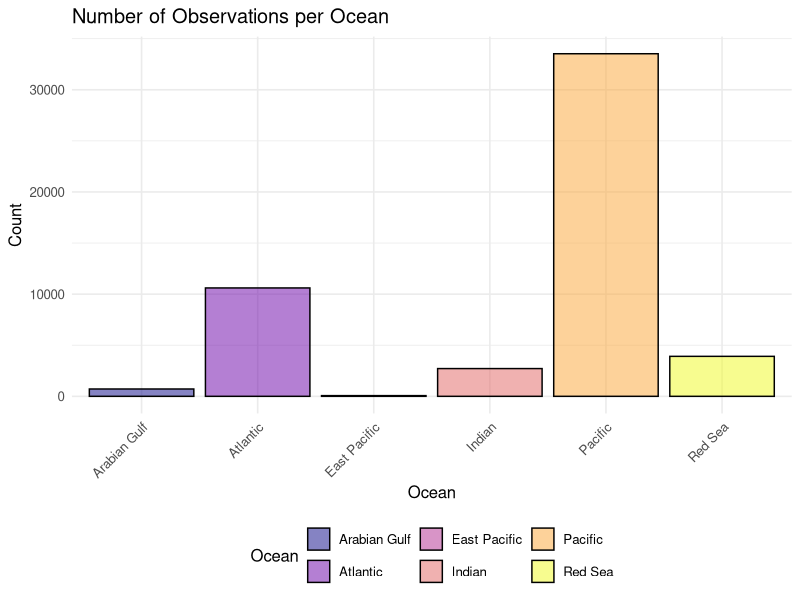
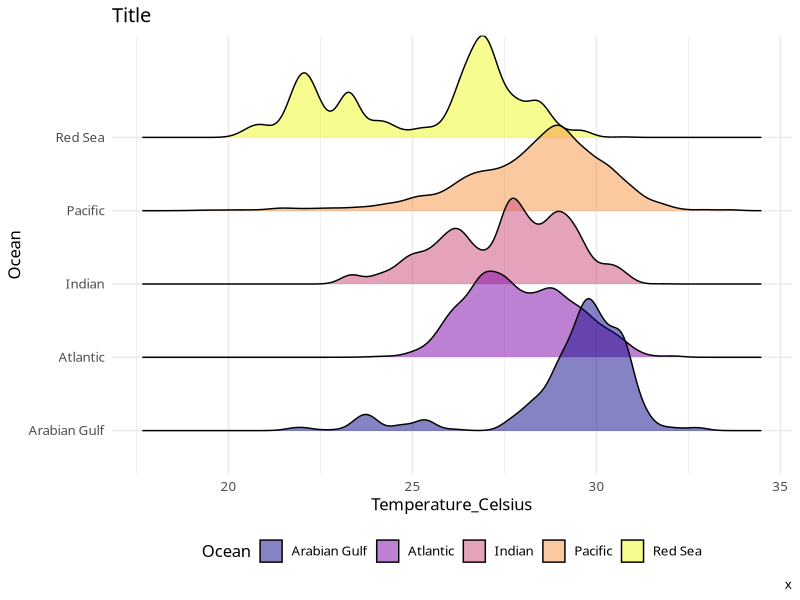
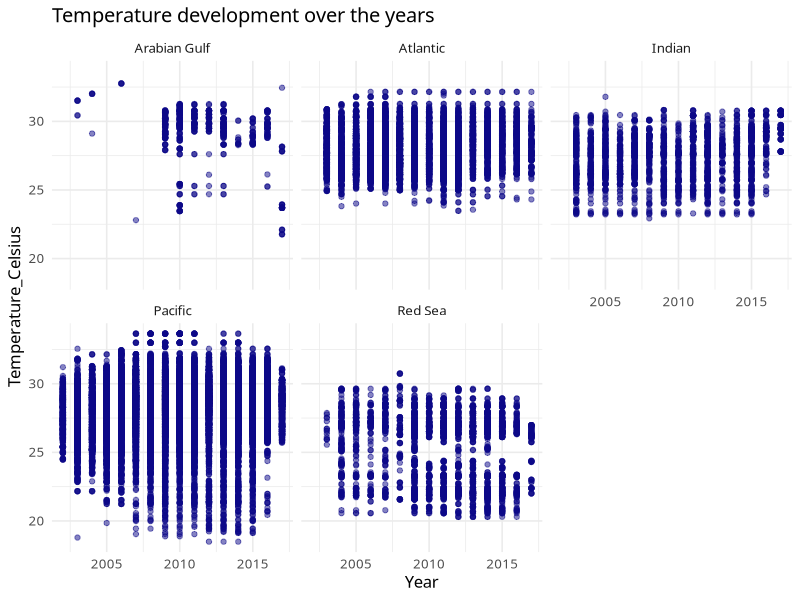
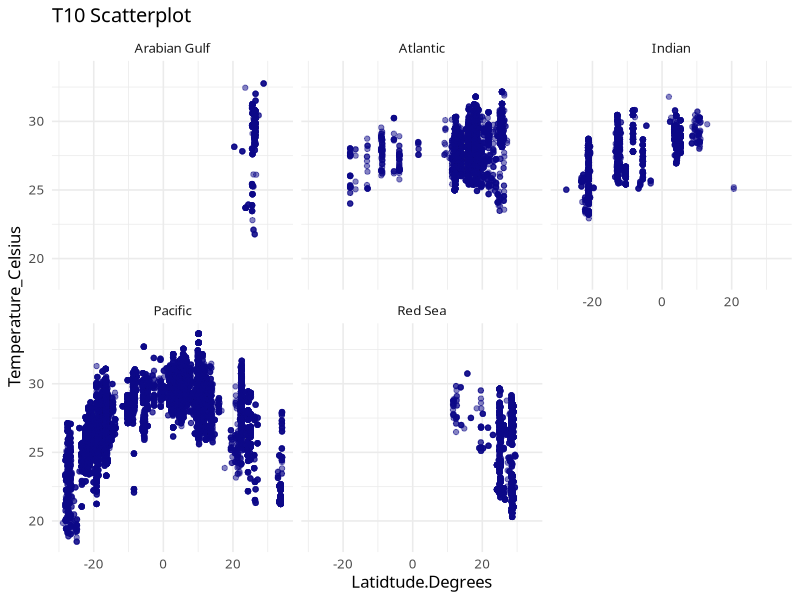
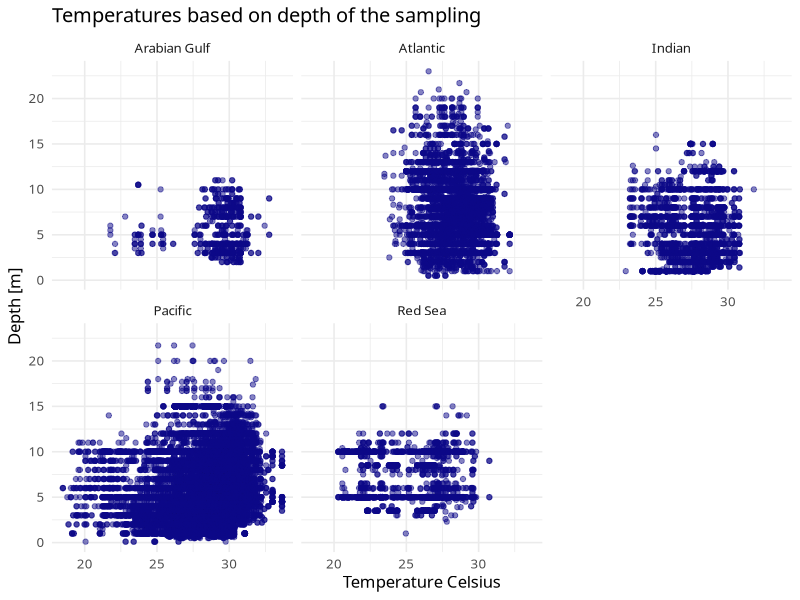
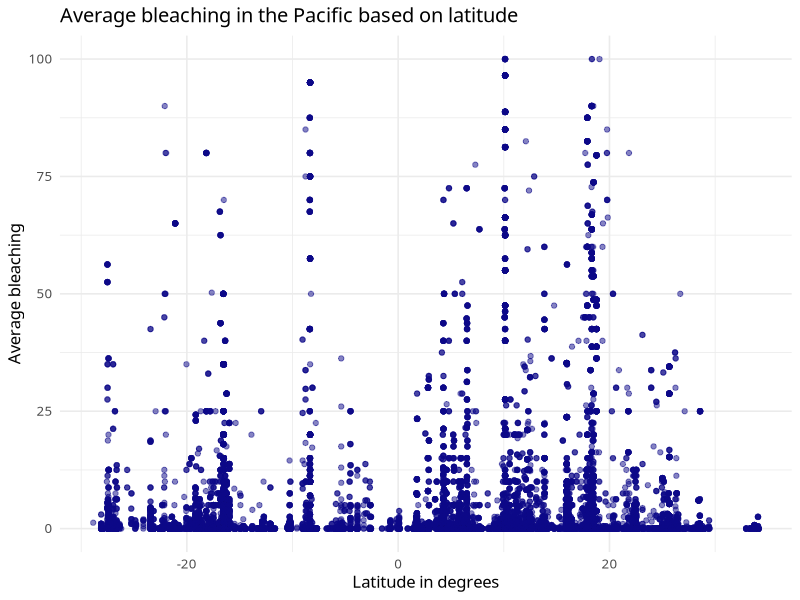
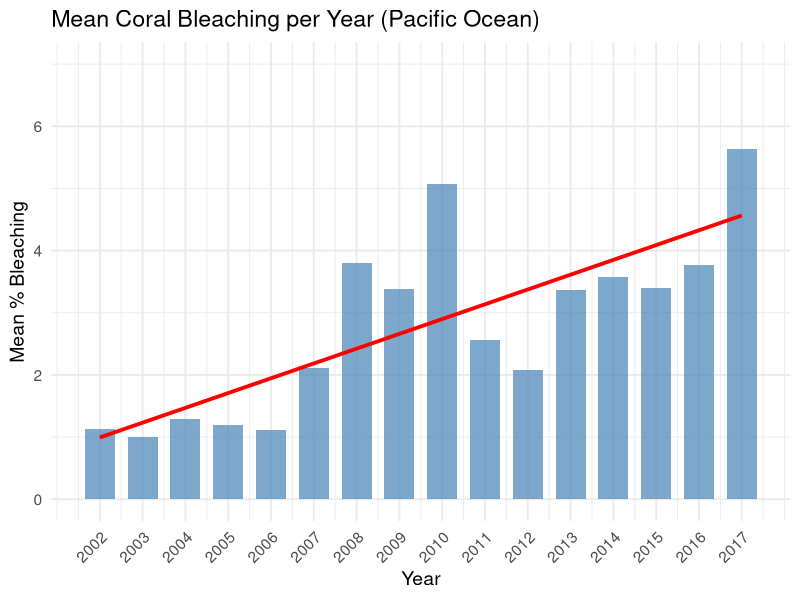

R code for these plots, in order:
## ---- chunk 1
#| message: false
library("tidyverse")
library("ggridges")
## ---- chunk 2
#| message: false
data1 <- read_csv(file="data/_raw/reef_data_dataset1.csv")
data2 <- read_csv(file="data/_raw/reef_data_dataset2.csv")

## ---- chunk 3
#| message: false
reef_combined_untidy <- data1 |>
  left_join(data2, by = "ReefID_Name")

write_csv(reef_combined_untidy, "data/_raw/reef_data_combined_untidy.csv")
## ---- chunk 4
reef_combined_tidy <- reef_combined_untidy |>
  separate(
    col  = "ReefID_Name",
    into = c("Reef.ID", "Reef.Name"),
    sep  = " \\| "
  ) |>
  relocate(Reef.ID, Reef.Name, .before = 1)


write_csv(reef_combined_tidy, "data/_raw/reef_data_combined_tidy.csv")
## ---- chunk 5
reef_combined_tidy |>
  count(Ocean)
## ---- chunk 6
reef_clean <-
  reef_combined_tidy |>
  drop_na(Ocean)
## ---- chunk 7
reef_clean |>
  count(Year)
## ---- chunk 8
reef_clean <- reef_clean |>
  filter(Year != 1998,
         Year != 2000,
         Year != 2001)
## ---- chunk 9
reef_clean |>
  ggplot(aes(x = Ocean, fill = Ocean)) +
  geom_bar(colour = "black", alpha = 0.5) +
  scale_fill_viridis_d(option = "plasma") +
  labs(
    title = "Number of Observations per Ocean",
    x = "Ocean",
    y = "Count",
    fill = "Ocean"
  ) +
  theme_minimal(base_size = 12) +
  theme(
    legend.position = "bottom",
    axis.text.x = element_text(angle = 45, hjust = 1)
  )
## ---- chunk 10
reef_clean |> 
  count(Ocean)
## ---- chunk 11
reef_clean <- reef_clean |>
  filter(Ocean != "East Pacific")
## ---- chunk 12
reef_clean <- reef_clean |>
  mutate(Temperature_Celsius = Temperature_Kelvin - 273.15)
## ---- chunk 13
ggplot(data = reef_clean,
             mapping = aes(x = Temperature_Celsius,
                           y = Ocean,
                           fill = Ocean)) +
  geom_density_ridges(alpha = 0.5) +
  scale_fill_viridis_d(option = "plasma") +
  labs(x = "Temperature_Celsius",
       y = "Ocean",
       title = "Title",
       caption = "x") +
  theme_minimal(base_family = "Avenir",
                base_size = 12) +
  theme(legend.position = "bottom")
## ---- chunk 14
ggplot(data = reef_clean,
       mapping = aes(x = Year,
                     y = Temperature_Celsius)) +
  geom_point(color= "#0D0887", alpha = (0.5)) +
  labs(x = "Year", y = "Temperature_Celsius", title = "Temperature development over the years", fill="Ocean", color="Ocean") +
  theme_minimal(base_family = "Avenir",
                base_size = 12) +
  theme(legend.position = "bottom")+
  facet_wrap(~ Ocean)
## ---- chunk 15
ggplot(data = reef_clean,
       mapping = aes(x = Latitude.Degrees,
                     y = Temperature_Celsius)) +
  geom_point(color= "#0D0887", alpha = (0.5)) +
  labs(x = "Latidtude.Degrees", y = "Temperature_Celsius", title = "T10 Scatterplot", fill = "Ocean", color = "Ocean") +
  theme_minimal(base_family = "Avenir",
                base_size = 12) +
  theme(legend.position = "bottom")+
  facet_wrap(~ Ocean)
## ---- chunk 16
ggplot(data = reef_clean,
       mapping = aes(x = Temperature_Celsius,
                     y = Depth)) +
  geom_point(color= "#0D0887", alpha = (0.5)) +
  labs(x = "Temperature Celsius", y = "Depth [m]", title = "Temperatures based on depth of the sampling", fill = "Ocean", color = "Ocean") +
  theme_minimal(base_family = "Avenir",
                base_size = 12) +
  theme(legend.position = "bottom")+
  facet_wrap(~ Ocean)

## ---- chunk 17
reef_clean <- reef_clean |>
  mutate(depth_group = cut(
      Depth,
      breaks = seq(0, max(Depth), by = 3),
      right = FALSE
    )
  )
## ---- chunk 18
reef_clean |>
  group_by(Ocean, depth_group) |>
  summarise(mean_temp = mean(Temperature_Celsius, na.rm = TRUE), .groups = "drop") |>
  pivot_wider(
    names_from = Ocean,
    values_from = mean_temp
  )
## ---- chunk 19
reef_clean |> 
  select(Ocean = Pacific) |> 
  ggplot(data = reef_clean,
       mapping = aes(x = Latitude.Degrees,
                     y = Average_bleaching)) +
  geom_point(color= "#0D0887", alpha = (0.5)) +
  labs(x = "Latitude in degrees", y = "Average bleaching", title = "Average bleaching in the Pacific based on latitude", fill = "Ocean", color = "Ocean")+
  theme_minimal(base_family = "Avenir",
                base_size = 12) +
  theme(legend.position = "bottom")
## ---- chunk 20
data_pacific_yearly <- reef_clean |> 
  filter(Ocean == "Pacific") |>            # keep only Pacific Ocean
  group_by(Year) |>                      # group by Year
  summarise(mean_bleaching = mean(Average_bleaching, na.rm = TRUE))
## ---- chunk 21
ggplot(data_pacific_yearly,
       aes(x = Year, y = mean_bleaching)) +
  
  # Bars
  geom_col(fill = "steelblue", alpha = 0.7, width = 0.7) +
  
  # Regression line (now aligned!)
  geom_smooth(method = "lm",
              se = FALSE,
              color = "red",
              linewidth = 1.3) +
  
  # Limit y-axis to 0–25%
  scale_y_continuous(limits = c(0, 7)) +
  
  # Make x-axis show whole years nicely
  scale_x_continuous(breaks = data_pacific_yearly$Year) +
  
  labs(
    x = "Year",
    y = "Mean % Bleaching",
    title = "Mean Coral Bleaching per Year (Pacific Ocean)"
  ) +
  
  theme_minimal(base_size = 14) +
  theme(
    axis.text.x = element_text(angle = 45, hjust = 1)
  )
